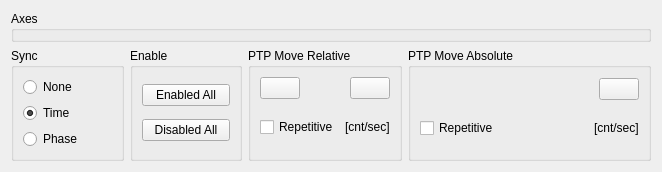
      <widget class="QWidget" name="multiAxis">
       <attribute name="title">
        <string>Multi-Axis Motion</string>
       </attribute>
       <layout class="QGridLayout" name="gridLayout_18" rowstretch="6,1" columnstretch="3,3,3,0">
        <item row="1" column="2">
         <widget class="QGroupBox" name="groupBox_8">
          <property name="title">
           <string>PTP Move Relative</string>
          </property>
          <layout class="QGridLayout" name="gridLayout_16">
           <item row="0" column="0">
            <layout class="QHBoxLayout" name="horizontalLayout_8">
             <item>
              <widget class="QPushButton" name="ptpRelMinusAll">
               <property name="text">
                <string/>
               </property>
               <property name="icon">
                <iconset resource="../res.qrc">
                 <normaloff>:/res/leftarrow.png</normaloff>:/res/leftarrow.png</iconset>
               </property>
              </widget>
             </item>
             <item>
              <spacer name="horizontalSpacer_9">
               <property name="orientation">
                <enum>Qt::Horizontal</enum>
               </property>
               <property name="sizeHint" stdset="0">
                <size>
                 <width>40</width>
                 <height>20</height>
                </size>
               </property>
              </spacer>
             </item>
             <item>
              <widget class="QPushButton" name="ptpRelPlusAll">
               <property name="text">
                <string/>
               </property>
               <property name="icon">
                <iconset resource="../res.qrc">
                 <normaloff>:/res/rightarrow.png</normaloff>:/res/rightarrow.png</iconset>
               </property>
              </widget>
             </item>
            </layout>
           </item>
           <item row="1" column="0">
            <layout class="QHBoxLayout" name="horizontalLayout_9">
             <item>
              <widget class="QCheckBox" name="ptpRelRepeat_2">
               <property name="text">
                <string>Repetitive</string>
               </property>
              </widget>
             </item>
             <item>
              <spacer name="horizontalSpacer_8">
               <property name="orientation">
                <enum>Qt::Horizontal</enum>
               </property>
               <property name="sizeHint" stdset="0">
                <size>
                 <width>37</width>
                 <height>17</height>
                </size>
               </property>
              </spacer>
             </item>
             <item>
              <widget class="QLabel" name="ptpRelUnit_2">
               <property name="text">
                <string>[cnt/sec]</string>
               </property>
              </widget>
             </item>
            </layout>
           </item>
          </layout>
         </widget>
        </item>
        <item row="1" column="3">
         <widget class="QGroupBox" name="groupBox_10">
          <property name="title">
           <string>PTP Move Absolute</string>
          </property>
          <layout class="QGridLayout" name="gridLayout_17">
           <item row="0" column="0">
            <spacer name="horizontalSpacer_11">
             <property name="orientation">
              <enum>Qt::Horizontal</enum>
             </property>
             <property name="sizeHint" stdset="0">
              <size>
               <width>173</width>
               <height>24</height>
              </size>
             </property>
            </spacer>
           </item>
           <item row="0" column="1">
            <widget class="QPushButton" name="ptpAbs1MoveAll">
             <property name="text">
              <string/>
             </property>
             <property name="icon">
              <iconset resource="../res.qrc">
               <normaloff>:/res/rightarrow.png</normaloff>:/res/rightarrow.png</iconset>
             </property>
            </widget>
           </item>
           <item row="1" column="0" colspan="2">
            <layout class="QHBoxLayout" name="horizontalLayout_12">
             <item>
              <widget class="QCheckBox" name="ptpAbsRepeat_2">
               <property name="text">
                <string>Repetitive</string>
               </property>
              </widget>
             </item>
             <item>
              <spacer name="horizontalSpacer_10">
               <property name="orientation">
                <enum>Qt::Horizontal</enum>
               </property>
               <property name="sizeHint" stdset="0">
                <size>
                 <width>37</width>
                 <height>17</height>
                </size>
               </property>
              </spacer>
             </item>
             <item>
              <widget class="QLabel" name="ptpAbsUnit_2">
               <property name="text">
                <string>[cnt/sec]</string>
               </property>
              </widget>
             </item>
            </layout>
           </item>
          </layout>
         </widget>
        </item>
        <item row="1" column="1">
         <widget class="QGroupBox" name="groupBox_9">
          <property name="title">
           <string>Enable</string>
          </property>
          <layout class="QVBoxLayout" name="verticalLayout">
           <item>
            <widget class="QPushButton" name="enabledAll">
             <property name="text">
              <string>Enabled All</string>
             </property>
            </widget>
           </item>
           <item>
            <widget class="QPushButton" name="disabledAll">
             <property name="text">
              <string>Disabled All</string>
             </property>
            </widget>
           </item>
          </layout>
         </widget>
        </item>
        <item row="1" column="0">
         <widget class="QGroupBox" name="groupBox_11">
          <property name="title">
           <string>Sync</string>
          </property>
          <layout class="QVBoxLayout" name="verticalLayout_2">
           <item>
            <widget class="QRadioButton" name="syncNone">
             <property name="text">
              <string>None</string>
             </property>
            </widget>
           </item>
           <item>
            <widget class="QRadioButton" name="syncTime">
             <property name="text">
              <string>Time</string>
             </property>
             <property name="checked">
              <bool>true</bool>
             </property>
            </widget>
           </item>
           <item>
            <widget class="QRadioButton" name="syncPhase">
             <property name="text">
              <string>Phase</string>
             </property>
            </widget>
           </item>
          </layout>
         </widget>
        </item>
        <item row="0" column="0" colspan="4">
         <widget class="QGroupBox" name="AxesGrpBox">
          <property name="title">
           <string>Axes</string>
          </property>
         </widget>
        </item>
       </layout>
      </widget>
